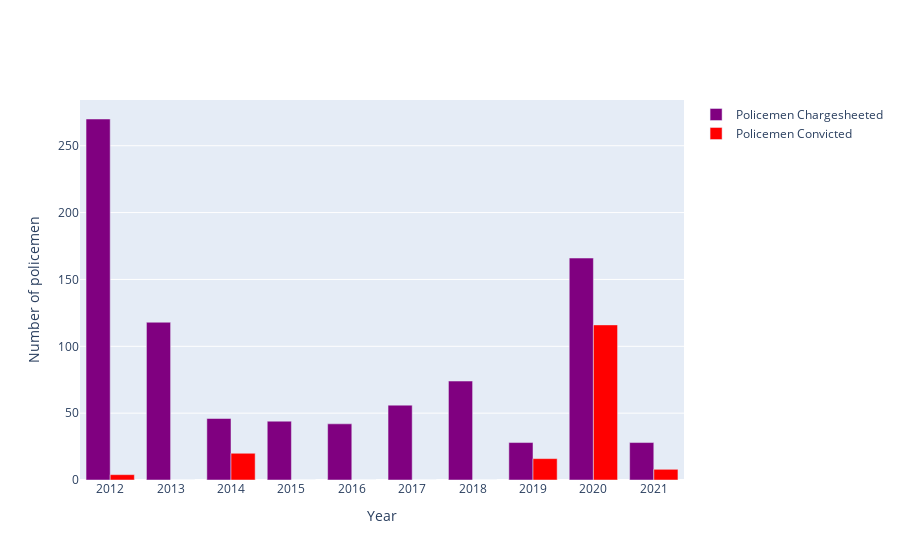

The code cell stored with this chart in its notebook:
### Markdown cell above
### Policemen Chargesheeted vs Policemen Convicted <a class="anchor" id="section_2_5"></a>

### Code cell
g4 = pd.DataFrame(police_hr.groupby(['Year'])['Policemen_Chargesheeted','Policemen_Convicted'].sum().reset_index())

year=['2012','2013','2014','2015','2016','2017','2018','2019','2020','2021']

fig = go.Figure(data=[
    go.Bar(name='Policemen Chargesheeted', x=year, y=g4['Policemen_Chargesheeted'],
           marker_color='purple'),
    go.Bar(name='Policemen Convicted', x=year, y=g4['Policemen_Convicted'],
          marker_color='red')
])

fig.update_layout(barmode='group',xaxis_title='Year',yaxis_title='Number of policemen')
fig.show()

### Figure 1 — Plotly figure (JSON) as saved in the notebook; plotly's stock layout.template omitted (floating-point values rounded to 4 significant figures)
{"data": [{"marker": {"color": "purple"}, "name": "Policemen Chargesheeted", "type": "bar", "x": ["2012", "2013", "2014", "2015", "2016", "2017", "2018", "2019", "2020", "2021"], "y": [270, 118, 46, 44, 42, 56, 74, 28, 166, 28]}, {"marker": {"color": "red"}, "name": "Policemen Convicted", "type": "bar", "x": ["2012", "2013", "2014", "2015", "2016", "2017", "2018", "2019", "2020", "2021"], "y": [4, 0, 20, 0, 0, 0, 0, 16, 116, 8]}], "layout": {"barmode": "group", "xaxis": {"title": {"text": "Year"}}, "yaxis": {"title": {"text": "Number of policemen"}}}}
